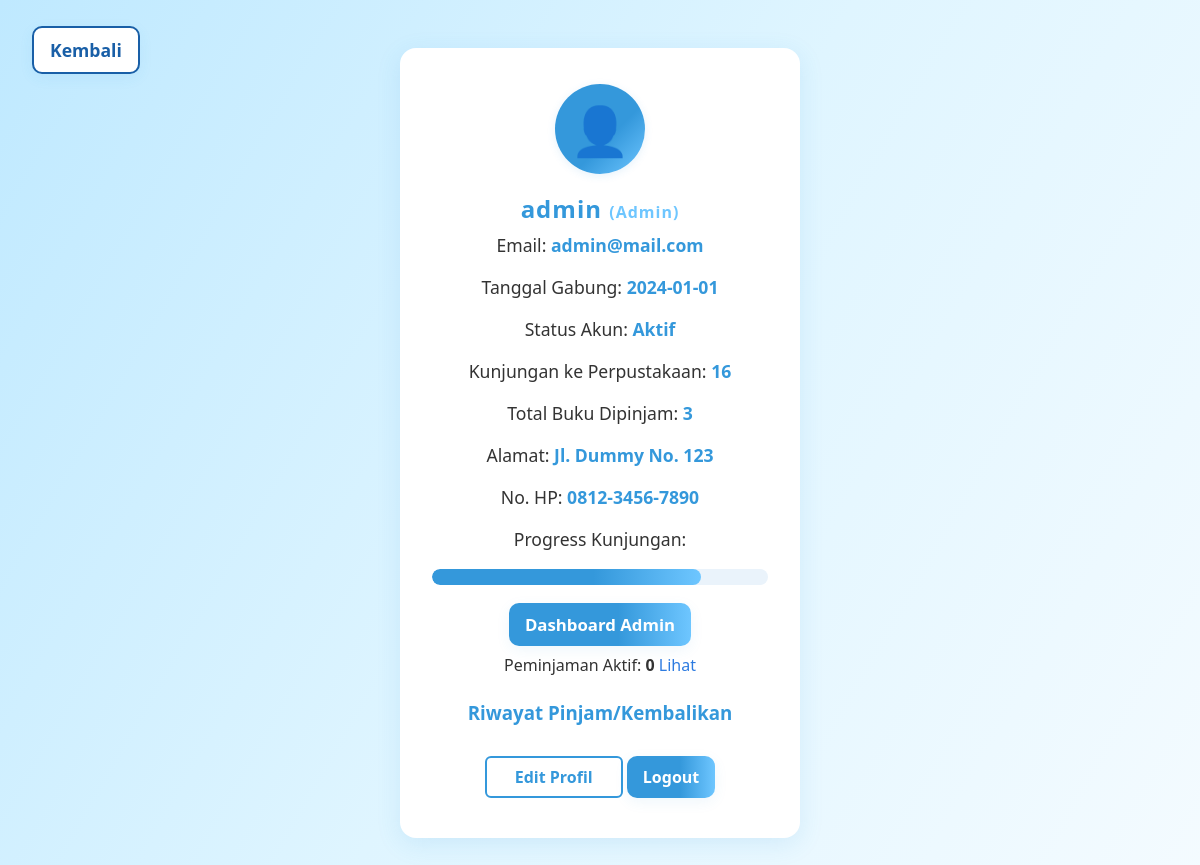
Page /profil.php (signed in) on the earlier database version.
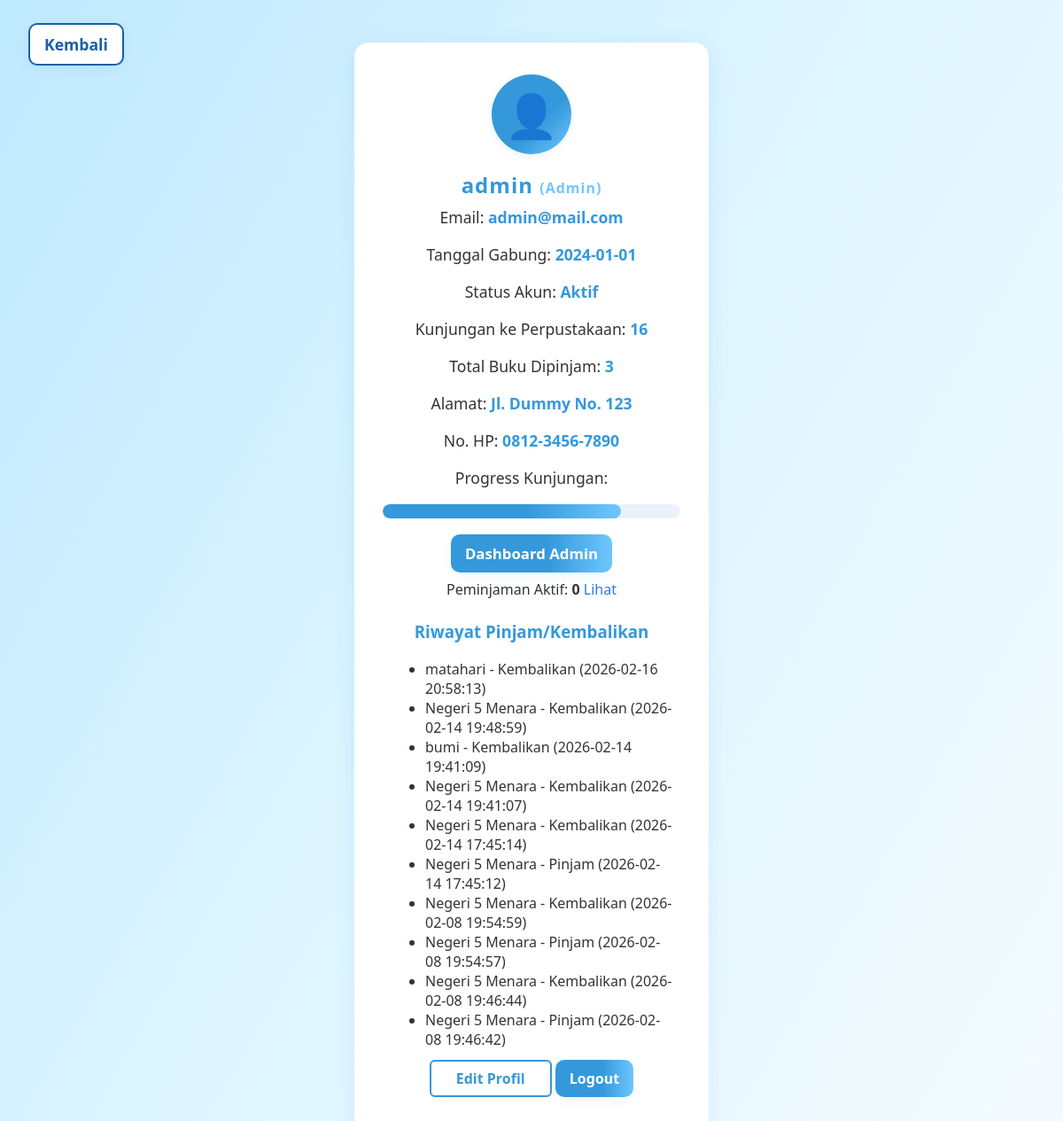
Same page on the later database version.
### tables this page shows
CREATE TABLE `riwayat` (
  `id` int(11) NOT NULL,
  `id_user` int(11) DEFAULT NULL,
  `id_buku` int(11) DEFAULT NULL,
  `aksi` varchar(20) DEFAULT NULL,
  `tanggal` datetime DEFAULT NULL
);

CREATE TABLE `buku` (
  `id_buku` int(11) NOT NULL,
  `judul` varchar(100) DEFAULT NULL,
  `penulis` varchar(100) DEFAULT NULL,
  `penerbit` varchar(100) DEFAULT NULL,
  `tahun_terbit` year(4) DEFAULT NULL,
  `stok` int(11) DEFAULT NULL,
  `rak` varchar(20) DEFAULT NULL,
  `status` varchar(20) DEFAULT NULL,
  `foto` varchar(255) DEFAULT NULL,
  `deskripsi` text DEFAULT NULL,
  `jumlah_halaman` int(11) DEFAULT NULL
);

### profil.php (the view, shortened to what this page needs)
<?php
$nama = $_SESSION['nama'];
$role = isset($_SESSION['role']) ? $_SESSION['role'] : 'siswa';
$kunjungan = rand(1, 20);
$email = strtolower($nama) . '@mail.com';
$tanggal_gabung = '2024-01-01';
$total_pinjam = rand(0, 10);
$status = 'Aktif';
?>
<!DOCTYPE html>
<html>
<head>
    <link rel="stylesheet" href="assets/css/style.css">
</head>
<body>
<div class="profile-container">
    <div class="profile-avatar">
        <?php if (file_exists('assets/img/avatar.png')): ?>
            <img src="assets/img/avatar.png" alt="Avatar" style="width:80px;height:80px;border-radius:50%;object-fit:cover;">
        <?php else: ?>
            <span>👤</span>
        <?php endif; ?>
    </div>
    <div class="profile-name"><?= $nama; ?> <span class="profile-role">(<?= ucfirst($role); ?>)</span></div>
    <div class="profile-info">
        <div>Email: <span class="profile-count"><?= $email; ?></span></div>
        <div>Tanggal Gabung: <span class="profile-count"><?= $tanggal_gabung; ?></span></div>
        <div>Status Akun: <span class="profile-count"><?= $status; ?></span></div>
        <div>Kunjungan ke Perpustakaan: <span class="profile-count"><?= $kunjungan; ?></span></div>
        <div>Total Buku Dipinjam: <span class="profile-count"><?= $total_pinjam; ?></span></div>
        <div>Alamat: <span class="profile-count">Jl. Dummy No. 123</span></div>
        <div>No. HP: <span class="profile-count">0812-3456-7890</span></div>
        <div style="margin-top:18px;">Progress Kunjungan:</div>
        <div class="profile-progress">
            <div class="profile-progress-bar" style="width:<?= min(100, $kunjungan*5); ?>%"></div>
        </div>
    </div>
    <?php if (isset($_SESSION['role']) && $_SESSION['role'] === 'admin'): ?>
        <div style="margin-top:10px;"><a href="admin_dashboard.php" class="btn-kembali">Dashboard Admin</a></div>
    <?php endif; ?>
    <?php
    include 'config/koneksi.php';
    $id_user = isset($_SESSION['id_user']) ? $_SESSION['id_user'] : 0;
    $q = mysqli_query($koneksi, "SELECT COUNT(*) as cnt FROM peminjaman WHERE id_user='$id_user' AND status<>'Kembali'");
    $c = mysqli_fetch_assoc($q);
    $active_borrow = $c ? intval($c['cnt']) : 0;
    ?>
    <div style="margin-top:8px;">Peminjaman Aktif: <strong><?= $active_borrow; ?></strong> <a href="user_peminjaman.php">Lihat</a></div>
    <div class="profile-history">
        <h3 style="color:#3498db;margin-top:24px;">Riwayat Pinjam/Kembalikan</h3>
        <ul style="text-align:left;max-width:320px;margin:0 auto;">
        <?php
        include 'config/koneksi.php';
        $id_user = isset($_SESSION['id_user']) ? $_SESSION['id_user'] : 0;
        $riwayat = mysqli_query($koneksi, "SELECT r.*, b.judul FROM riwayat r JOIN buku b ON r.id_buku = b.id_buku WHERE r.id_user='$id_user' ORDER BY r.tanggal DESC LIMIT 10");
        while ($row = mysqli_fetch_assoc($riwayat)) {
            echo '<li>' . htmlspecialchars($row['judul']) . ' - ' . $row['aksi'] . ' (' . $row['tanggal'] . ')</li>';
        }
        ?>
        </ul>
    </div>
        <a href="edit_profil.php" class="profile-edit">Edit Profil</a>
        <a href="logout.php" class="profile-logout">Logout</a>
    <div class="profile-top-bar">
        <a href="test_buku.php" class="profile-back">Kembali</a>
    </div>
</div>
</body>
</html>

### assets/css/style.css (style rules this page uses)
.btn-kembali { display: inline-block; background: linear-gradient(90deg, #3498db 60%, #6ec6ff 100%); color: #fff; border: none; padding: 8px 28px; border-radius: 6px; font-weight: 600; text-decoration: none; font-size: 1.05rem; box-shadow: 0 2px 8px rgba(52,152,219,0.08); transition: background 0.2s, color 0.2s; }
.profile-top-bar { position: fixed; top: 0; left: 0; z-index: 100; padding: 18px 32px; }
.profile-back { background: linear-gradient(90deg, #3498db 60%, #6ec6ff 100%); color: #fff; padding: 10px 28px; border-radius: 8px; font-weight: 600; font-size: 1.1rem; text-decoration: none; box-shadow: 0 2px 8px rgba(52,152,219,0.08); transition: background 0.2s; }
.profile-info > div { margin-bottom: 18px; }
.profile-progress { width: 100%; background: #eaf3fb; border-radius: 8px; height: 16px; margin: 8px 0 18px 0; overflow: hidden; }
.profile-progress-bar { height: 100%; background: linear-gradient(90deg, #3498db 60%, #6ec6ff 100%); border-radius: 8px; transition: width 0.5s; }
.profile-back { display: inline-block; background: #fff; color: #195fa7; border: 2px solid #195fa7; padding: 8px 28px; border-radius: 6px; font-weight: 600; text-decoration: none; margin-top: 8px; margin-bottom: 8px; transition: background 0.2s, color 0.2s; }
.profile-edit { display: inline-block; background: #fff; color: #3498db; border: 2px solid #3498db; padding: 8px 28px; border-radius: 6px; font-weight: 600; text-decoration: none; margin-top: 8px; margin-bottom: 8px; transition: background 0.2s, color 0.2s; }
html, body { margin: 0; padding: 0; }
body { background: #f2f4f7; color: #2d3a4b; font-family: "Segoe UI", Roboto, Helvetica, Arial, sans-serif; }
.profile-container { max-width: 400px; margin: 48px auto; background: #fff; border-radius: 16px; box-shadow: 0 6px 24px rgba(52,152,219,0.13); padding: 36px 32px 32px 32px; text-align: center; }
.profile-avatar { width: 90px; height: 90px; margin: 0 auto 18px auto; background: linear-gradient(135deg, #3498db 60%, #6ec6ff 100%); border-radius: 50%; display: flex; align-items: center; justify-content: center; box-shadow: 0 2px 8px rgba(52,152,219,0.12); font-size: 48px; color: #fff; }
.profile-name { color: #3498db; font-size: 1.5rem; font-weight: 700; margin-bottom: 8px; letter-spacing: 1px; }
.profile-role { color: #6ec6ff; font-size: 1rem; font-weight: 600; }
.profile-info { margin-bottom: 18px; font-size: 1.1rem; color: #333; }
.profile-count { color: #3498db; font-weight: 700; }
.profile-logout { display: inline-block; background: linear-gradient(90deg, #3498db 60%, #6ec6ff 100%); color: #fff; padding: 10px 32px; border-radius: 6px; font-weight: 600; text-decoration: none; margin-top: 12px; box-shadow: 0 2px 8px rgba(52,152,219,0.08); transition: background 0.2s; }
*, *::before, *::after { box-sizing: border-box; }
body { font-family: 'Segoe UI', Arial, sans-serif; background: linear-gradient(120deg, #bfe9ff 0%, #dff5ff 50%, #f4fbff 100%); color: #333; margin: 0; padding: 0; -webkit-font-smoothing: antialiased; -moz-osx-font-smoothing: grayscale; }
button, .btn-kembali, .book-action a, .top-profile, .profile-back, .profile-logout { display: inline-flex; align-items: center; justify-content: center; gap: 6px; padding: 10px 16px; border-radius: 10px; cursor: pointer; box-shadow: 0 4px 14px rgba(52,152,219,0.08); }
a { color: #2d7be0; text-decoration: none; font-weight: 500; }

Differences in the rows shown:
added riwayat: id_buku.judul "matahari", aksi "Kembalikan", tanggal "2026-02-16 20:58:13"
added riwayat: id_buku.judul "Negeri 5 Menara", aksi "Kembalikan", tanggal "2026-02-14 19:48:59"
added riwayat: id_buku.judul "bumi", aksi "Kembalikan", tanggal "2026-02-14 19:41:09"
added riwayat: id_buku.judul "Negeri 5 Menara", aksi "Kembalikan", tanggal "2026-02-14 19:41:07"
added riwayat: id_buku.judul "Negeri 5 Menara", aksi "Kembalikan", tanggal "2026-02-14 17:45:14"
added riwayat: id_buku.judul "Negeri 5 Menara", aksi "Pinjam", tanggal "2026-02-14 17:45:12"
added riwayat: id_buku.judul "Negeri 5 Menara", aksi "Kembalikan", tanggal "2026-02-08 19:54:59"
added riwayat: id_buku.judul "Negeri 5 Menara", aksi "Pinjam", tanggal "2026-02-08 19:54:57"
added riwayat: id_buku.judul "Negeri 5 Menara", aksi "Kembalikan", tanggal "2026-02-08 19:46:44"
added riwayat: id_buku.judul "Negeri 5 Menara", aksi "Pinjam", tanggal "2026-02-08 19:46:42"
